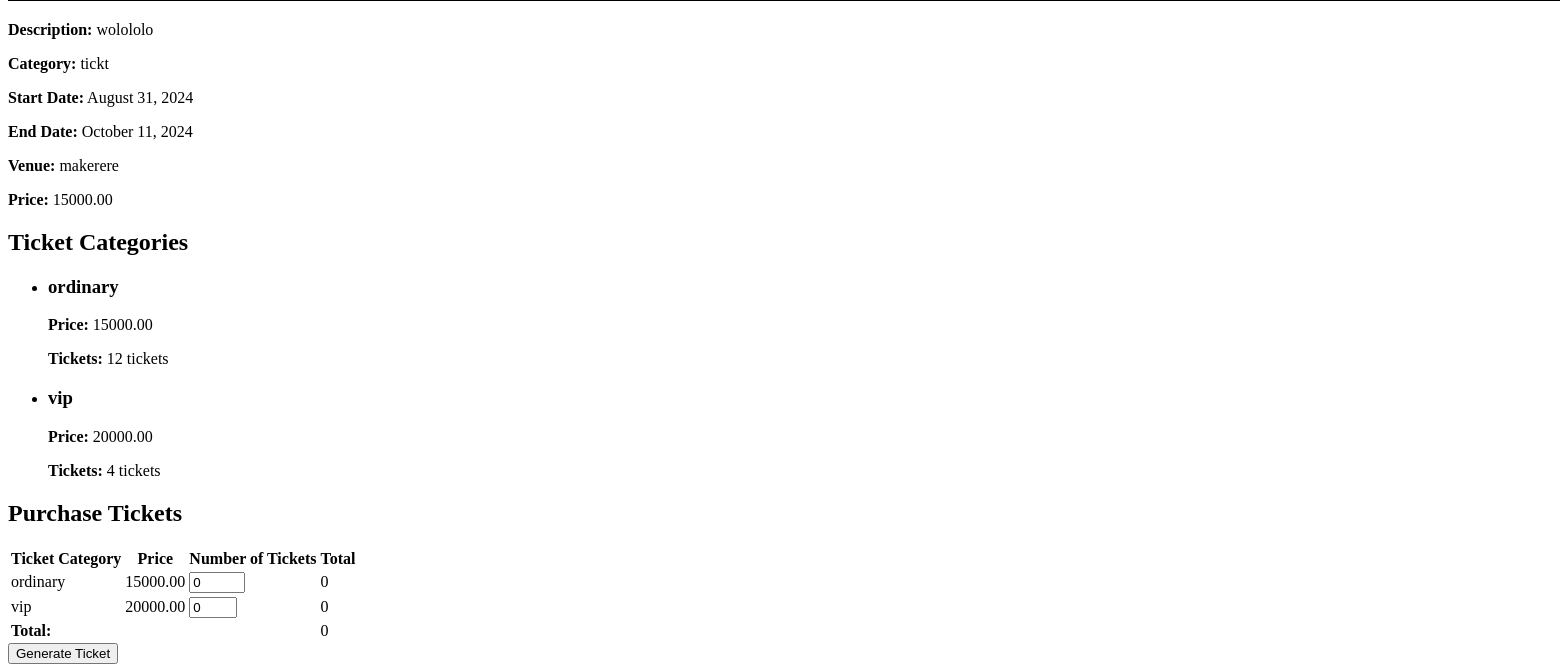
The page /tickets/buy_ticket/2/ (signed in, lower part) on the database as committed earlier.
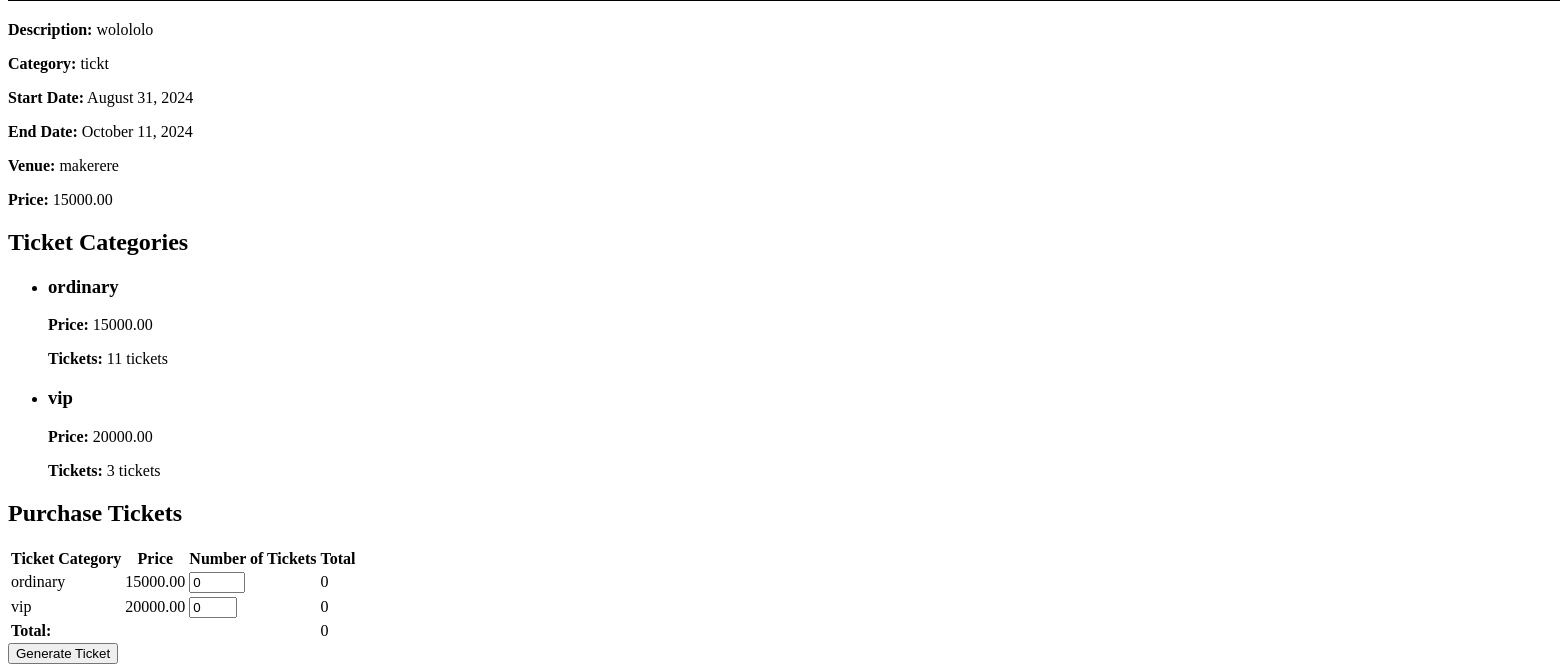
The same page on the database as committed later.
### events/models.py (models this page shows, shortened)
class TicketCategory(models.Model):
    event = models.ForeignKey(Event, on_delete=models.CASCADE, related_name='ticket_categories')  # Mandatory, linked to Event
    category_title = models.CharField(max_length=100)  # Required field
    category_price = models.DecimalField(max_digits=10, decimal_places=2)  # Required field
    category_tickets_available = models.PositiveIntegerField()  # Required field
    category_tickets_sold = models.PositiveIntegerField(default=0)  # New field to track tickets sold in this category

### tickets/views.py (the view, shortened to what this page needs)
# urls.py: path('buy_ticket/<int:event_id>/', views.buy_ticket, name='buy_ticket'),
@login_required
def buy_ticket(request, event_id):
    event = get_object_or_404(Event, id=event_id)
    categories = event.ticket_categories.all()
    if event.is_sold_out():
        return render(request, 'tickets/sold_out.html', {'event': event})
    ticket_data = []
    ordinary_ticket_data = None
    for category in categories:
        remaining_tickets = category.category_tickets_available - category.category_tickets_sold
        ticket_data.append({
            'category': category,
            'tickets_remaining': remaining_tickets
        })
    if not categories.exists():
        ordinary_remaining = event.tickets_available - event.tickets_sold
        ordinary_ticket_data = {
            'price': event.sale_price,
            'tickets_remaining': ordinary_remaining
        }
    context = {
        'event': event,
        'ticket_data': ticket_data,
        'ordinary_ticket_data': ordinary_ticket_data
    }
    return render(request, 'tickets/buy_ticket.html', context)

### events/models.py (called while the page is built)
    def is_sold_out(self):
        return self.tickets_available is not None and self.tickets_sold >= self.tickets_available

### templates/tickets/buy_ticket.html (shortened to what this page needs)
<!DOCTYPE html>
<html lang="en">
<head>
</head>
<body>
    <p><strong>Description:</strong> {{ event.description }}</p>
    <p><strong>Category:</strong> {{ event.category }}</p>
    <p><strong>Start Date:</strong> {{ event.start_date|date:"F d, Y" }}</p>
    {% if event.end_date %}
        <p><strong>End Date:</strong> {{ event.end_date|date:"F d, Y" }}</p>
    {% endif %}
    <p><strong>Venue:</strong> {{ event.venue_name }}</p>
    <p><strong>Price:</strong> {{ event.sale_price }}</p>
    {% if ticket_data %}
        <h2>Ticket Categories</h2>
        <ul>
            {% for data in ticket_data %}
            <li>
                <h3>{{ data.category.category_title }}</h3>
                <p><strong>Price:</strong> {{ data.category.category_price }}</p>
                {% if data.tickets_remaining > 0 %}
                <p><strong>Tickets:</strong> {{ data.tickets_remaining }} tickets</strong></p>
                {% else %}
                    <p style="color: red;"><strong>Sold Out</strong></p>
                {% endif %}
            </li>
        {% endfor %}
        </ul>
    {% endif %}
    <h2>Purchase Tickets</h2>
    <form method="post">
        <table>
            <tr>
                <th>Ticket Category</th>
                <th>Price</th>
                <th>Number of Tickets</th>
                <th>Total</th>
            </tr>
            {% if ticket_data %}
                {% for data in ticket_data %}
                    <tr>
                        <td>{{ data.category.category_title }}</td>
                        <td>{{ data.category.category_price }}</td>
                        {% if data.tickets_remaining > 0 %}
                            <td><input type="number" name="quantity_{{ data.category.id }}" value="0" min="0" max="{{ data.tickets_remaining }}"></td>
                            <td class="total_price">0</td>
                        {% else %}
                            <td colspan="2" style="color: red;"><strong>Sold Out</strong></td>
                        {% endif %}
                    </tr>
                {% endfor %}
            {% endif %}
            <tr>
                <td colspan="3"><strong>Total:</strong></td>
                <td id="grand_total">0</td>
            </tr>
        </table>
        <button type="submit">Generate Ticket</button>
    </form>
</body>
</html>

Rows that differ between the two databases and show on the page:
changed TicketCategory "ordinary": tickets_remaining "12" → "11"
changed TicketCategory "vip": tickets_remaining "4" → "3"
